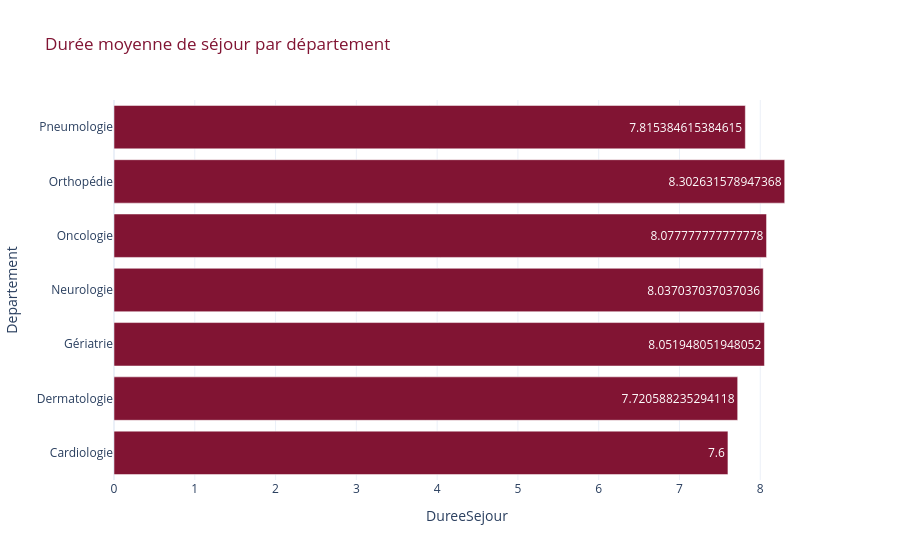

The cell this chart's notebook holds for it:
### Code cell
dept_duree = data.groupby("Departement")["DureeSejour"].mean().reset_index()

fig = px.bar(
    dept_duree,
    x="DureeSejour",
    y="Departement",
    orientation="h",
    title="Durée moyenne de séjour par département",
    color_discrete_sequence=["#811433"],
    text="DureeSejour"
)

fig.update_layout(
    title_font_color="#811433",
    template="plotly_white"
)

fig.show()

### Figure 1 — Plotly figure (JSON) as saved in the notebook; plotly's stock layout.template omitted (floating-point values rounded to 4 significant figures)
{"data": [{"hovertemplate": "DureeSejour=%{text}<br>Departement=%{y}<extra></extra>", "legendgroup": "", "marker": {"color": "#811433", "pattern": {"shape": ""}}, "name": "", "orientation": "h", "showlegend": false, "text": [7.6, 7.721, 8.052, 8.037, 8.078, 8.303, 7.815], "textposition": "auto", "type": "bar", "x": [7.6, 7.721, 8.052, 8.037, 8.078, 8.303, 7.815], "xaxis": "x", "y": ["Cardiologie", "Dermatologie", "Gériatrie", "Neurologie", "Oncologie", "Orthopédie", "Pneumologie"], "yaxis": "y"}], "layout": {"barmode": "relative", "legend": {"tracegroupgap": 0}, "title": {"font": {"color": "#811433"}, "text": "Durée moyenne de séjour par département"}, "xaxis": {"anchor": "y", "domain": [0, 1], "title": {"text": "DureeSejour"}}, "yaxis": {"anchor": "x", "domain": [0, 1], "title": {"text": "Departement"}}}}
